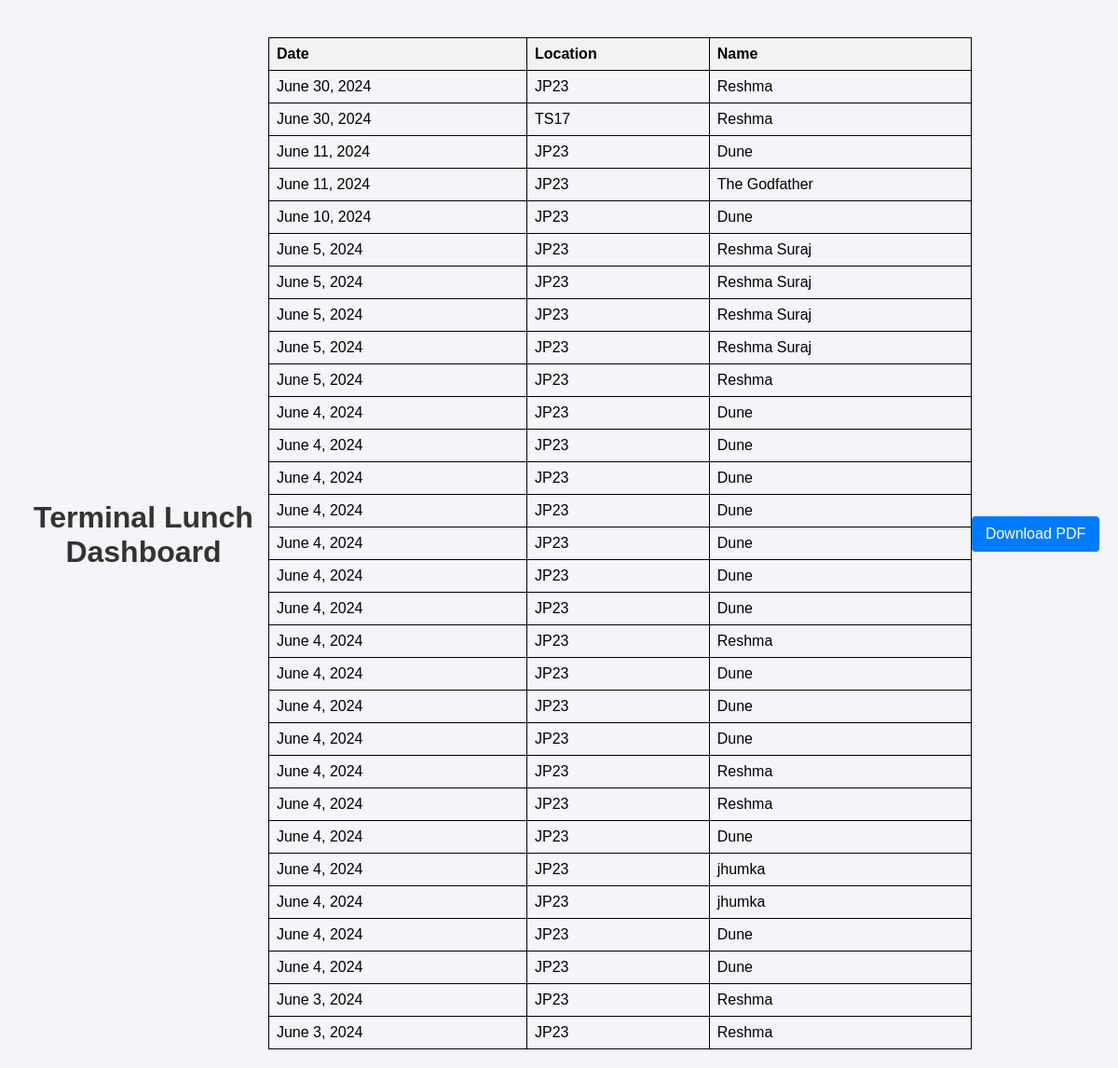
The app's page /terminallunchdashboard/ with its own data.
### pizza_ordering/models.py (models this page shows)
class TerminalLunch(models.Model):
    LOCATION_CHOICES = [
        ('JP23', 'JP23'),
        ('KP5', 'KP5'),
        ('TS17', 'TS17'),
    ]
    location = models.CharField(max_length=50, choices=LOCATION_CHOICES, default='JP23')
    date = models.DateField()
    name = models.CharField(max_length=100)
    class Meta:
        verbose_name = "Terminal Department Lunch Shift"
        verbose_name_plural = "Terminal Department Lunch Shift"

### pizza_ordering/views.py (the view)
# urls.py: path('terminallunchdashboard/', views.terminal_lunch_dashboard, name='terminal_lunch_dashboard'),
def terminal_lunch_dashboard(request):
    terminal_lunches = TerminalLunch.objects.all().order_by('-date')
    return render(request, 'pizza_ordering/terminallunchdashboard.html', {'terminal_lunches': terminal_lunches})

### pizza_ordering/templates/pizza_ordering/terminallunchdashboard.html (shortened to what this page needs)
<!DOCTYPE html>
<html lang="en">
<head>
</head>
<body>
    <h1>Terminal Lunch Dashboard</h1>
    <table id="dashboard-table">
        <thead>
            <tr>
                <th>Date</th>
                <th>Location</th>
                <th>Name</th>
            </tr>
        </thead>
        <tbody>
            {% for terminal_lunch in terminal_lunches %}
            <tr>
                <td>{{ terminal_lunch.date }}</td>
                <td>{{ terminal_lunch.location }}</td>
                <td>{{ terminal_lunch.name }}</td>
            </tr>
            {% endfor %}
        </tbody>
    </table>
    <button id="download-pdf-btn">Download PDF</button>
</body>
</html>

### pizza_ordering/templates/pizza_ordering/terminallunchdashboard.html (style rules this page uses)
body { font-family: Arial, sans-serif; background-color: #f4f4f9; margin: 0; padding: 20px; display: flex; justify-content: center; align-items: center; min-height: 100vh; }
h1 { text-align: center; color: #333; margin-bottom: 20px; }
table { width: 100%; border-collapse: collapse; margin-top: 20px; }
th, td { border: 1px solid black; padding: 8px; text-align: left; }
th { background-color: #f2f2f2; }
#download-pdf-btn { display: block; width: 200px; padding: 10px; margin: 20px auto; background-color: #007bff; border: none; border-radius: 4px; color: #fff; font-size: 16px; cursor: pointer; text-align: center; }

### records on screen
TerminalLunch: date "June 30, 2024", location "JP23", name "Reshma"
TerminalLunch: date "June 30, 2024", location "TS17", name "Reshma"
TerminalLunch: date "June 11, 2024", location "JP23", name "Dune"
TerminalLunch: date "June 11, 2024", location "JP23", name "The Godfather"
TerminalLunch: date "June 10, 2024", location "JP23", name "Dune"
TerminalLunch: date "June 5, 2024", location "JP23", name "Reshma Suraj"
TerminalLunch: date "June 5, 2024", location "JP23", name "Reshma Suraj"
TerminalLunch: date "June 5, 2024", location "JP23", name "Reshma Suraj"
TerminalLunch: date "June 5, 2024", location "JP23", name "Reshma Suraj"
TerminalLunch: date "June 5, 2024", location "JP23", name "Reshma"
TerminalLunch: date "June 4, 2024", location "JP23", name "Dune"
TerminalLunch: date "June 4, 2024", location "JP23", name "Dune"
TerminalLunch: date "June 4, 2024", location "JP23", name "Dune"
TerminalLunch: date "June 4, 2024", location "JP23", name "Dune"
TerminalLunch: date "June 4, 2024", location "JP23", name "Dune"
TerminalLunch: date "June 4, 2024", location "JP23", name "Dune"
TerminalLunch: date "June 4, 2024", location "JP23", name "Dune"
TerminalLunch: date "June 4, 2024", location "JP23", name "Reshma"
TerminalLunch: date "June 4, 2024", location "JP23", name "Dune"
TerminalLunch: date "June 4, 2024", location "JP23", name "Dune"
TerminalLunch: date "June 4, 2024", location "JP23", name "Dune"
TerminalLunch: date "June 4, 2024", location "JP23", name "Reshma"
TerminalLunch: date "June 4, 2024", location "JP23", name "Reshma"
TerminalLunch: date "June 4, 2024", location "JP23", name "Dune"
TerminalLunch: date "June 4, 2024", location "JP23", name "jhumka"
TerminalLunch: date "June 4, 2024", location "JP23", name "jhumka"
TerminalLunch: date "June 4, 2024", location "JP23", name "Dune"
TerminalLunch: date "June 4, 2024", location "JP23", name "Dune"
TerminalLunch: date "June 3, 2024", location "JP23", name "Reshma"
TerminalLunch: date "June 3, 2024", location "JP23", name "Reshma"
